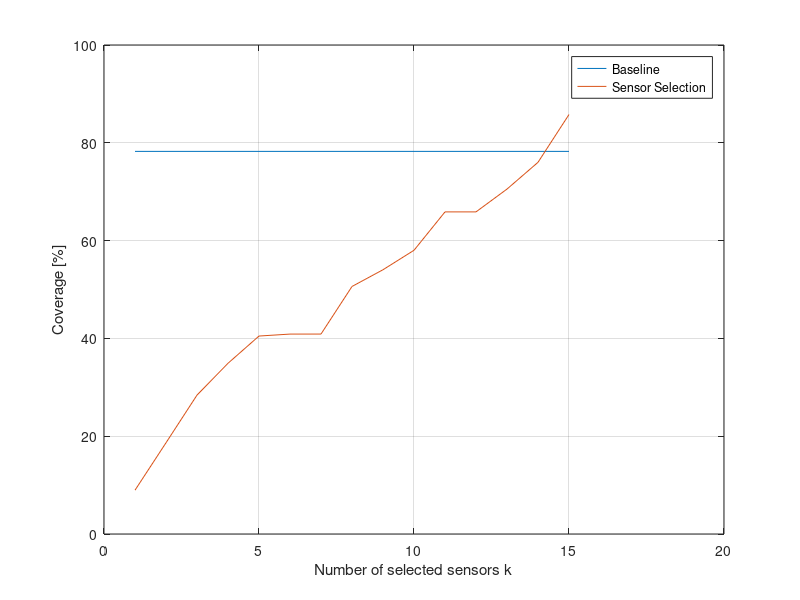
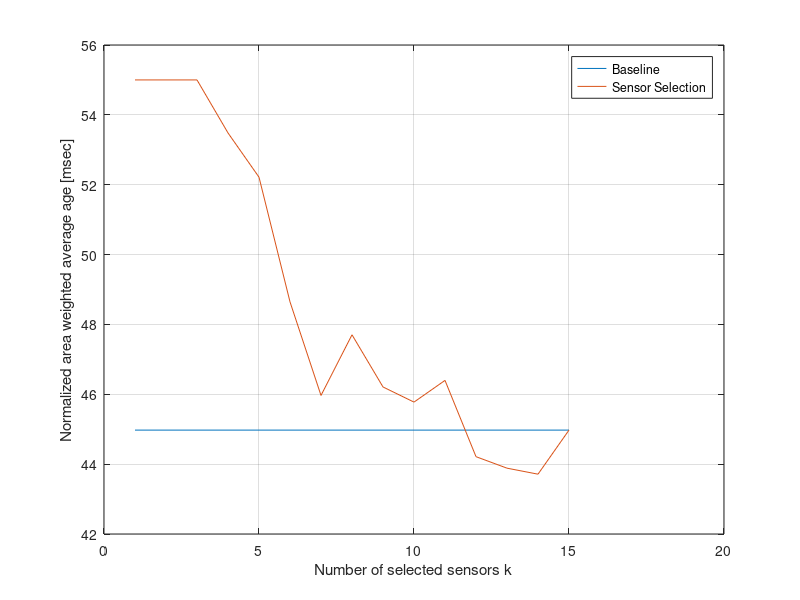

Recreate these plots in MATLAB, in order.
clear all;
clc;
close all;

%% Parameters
k = 1:15;

%% Coverage 

coverageAreaBaseline = load('coverageBaseline-k');
coverageAreaBaseline = reshape(coverageAreaBaseline.coverageBaseline,[1 15]);

coverageAreaSensSelec = load('coverageSensSelec-k');
coverageAreaSensSelec = reshape(coverageAreaSensSelec.coverageSensSelec,[1 15]);

figure;
plot(k,[78.2458333333333]*ones(1,15)); hold on; grid on;
plot(k,coverageAreaSensSelec);

legend('Baseline','Sensor Selection');
xlabel('Number of selected sensors k');
ylabel('Coverage [%]');

%% Age of coverage

areaWeightedAgeBaseline = load('areaweightedAgeBaseline-k');
areaWeightedAgeSensSelec = load('areaweightedAgeSensSelec-k');
areaWeightedAgeAgeMin = load('areaweightedAgeAgeMin-k');

areaWeightedAgeBaseline = reshape(areaWeightedAgeBaseline.areaweightedAgeBaseline,[1 15]);
areaWeightedAgeSensSelec = reshape(areaWeightedAgeSensSelec.areaweightedAgeSensSelec,[1 15]);
areaWeightedAgeAgeMin = reshape(areaWeightedAgeAgeMin.areaweightedAgeAgeMin,[1 15]);

figure();
plot(k,areaWeightedAgeBaseline); hold on; grid on;
plot(k, areaWeightedAgeSensSelec);
%plot(k, areaWeightedAgeAgeMin)
legend('Baseline','Sensor Selection');
xlabel('Number of selected sensors k');
ylabel('Normalized area weighted average age [msec]');